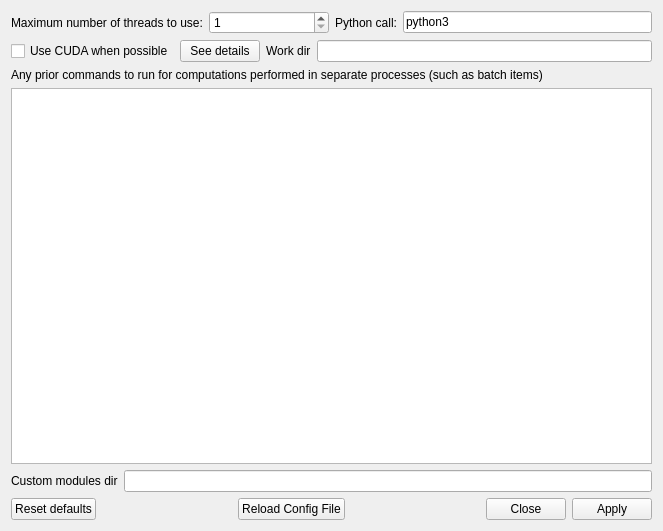
<?xml version="1.0" encoding="UTF-8"?>
<ui version="4.0">
 <class>Form</class>
 <widget class="QWidget" name="Form">
  <property name="geometry">
   <rect>
    <x>0</x>
    <y>0</y>
    <width>663</width>
    <height>531</height>
   </rect>
  </property>
  <property name="maximumSize">
   <size>
    <width>16777215</width>
    <height>16777215</height>
   </size>
  </property>
  <property name="windowTitle">
   <string>Form</string>
  </property>
  <layout class="QVBoxLayout" name="verticalLayout">
   <item>
    <layout class="QHBoxLayout" name="horizontalLayout_4">
     <item>
      <layout class="QHBoxLayout" name="horizontalLayout">
       <item>
        <widget class="QLabel" name="label">
         <property name="text">
          <string>Maximum number of threads to use:</string>
         </property>
        </widget>
       </item>
       <item>
        <widget class="QSpinBox" name="spinBoxThreads">
         <property name="sizePolicy">
          <sizepolicy hsizetype="Expanding" vsizetype="Fixed">
           <horstretch>0</horstretch>
           <verstretch>0</verstretch>
          </sizepolicy>
         </property>
         <property name="minimum">
          <number>1</number>
         </property>
         <property name="maximum">
          <number>999</number>
         </property>
        </widget>
       </item>
      </layout>
     </item>
     <item>
      <layout class="QHBoxLayout" name="horizontalLayout_2">
       <item>
        <widget class="QLabel" name="label_3">
         <property name="text">
          <string>Python call:</string>
         </property>
        </widget>
       </item>
       <item>
        <widget class="QLineEdit" name="lineEditPythonCall">
         <property name="toolTip">
          <string>Depending on how you have installed Mesmerize 
you may wish to call python or python3.
Python3 should work in all circumstances.
In certain situations such as when you have
 installed Mesmerize from a snap there is no 
symbolic link to python3.</string>
         </property>
         <property name="text">
          <string>python3</string>
         </property>
        </widget>
       </item>
      </layout>
     </item>
    </layout>
   </item>
   <item>
    <layout class="QHBoxLayout" name="horizontalLayout_8">
     <item>
      <layout class="QHBoxLayout" name="horizontalLayout_6">
       <item>
        <widget class="QCheckBox" name="checkBoxUseCUDA">
         <property name="text">
          <string>Use CUDA when possible</string>
         </property>
        </widget>
       </item>
       <item>
        <widget class="QPushButton" name="pushButtonCUDAError">
         <property name="text">
          <string>See details</string>
         </property>
        </widget>
       </item>
      </layout>
     </item>
     <item>
      <layout class="QHBoxLayout" name="horizontalLayout_7">
       <item>
        <widget class="QLabel" name="label_5">
         <property name="text">
          <string>Work dir</string>
         </property>
        </widget>
       </item>
       <item>
        <widget class="QLineEdit" name="lineEditWorkDir"/>
       </item>
      </layout>
     </item>
    </layout>
   </item>
   <item>
    <widget class="QLabel" name="label_2">
     <property name="text">
      <string>Any prior commands to run for computations performed in separate processes (such as batch items)</string>
     </property>
    </widget>
   </item>
   <item>
    <widget class="QPlainTextEdit" name="plainTextEditPrefixCommands">
     <property name="sizePolicy">
      <sizepolicy hsizetype="Expanding" vsizetype="Expanding">
       <horstretch>0</horstretch>
       <verstretch>1</verstretch>
      </sizepolicy>
     </property>
     <property name="plainText">
      <string/>
     </property>
    </widget>
   </item>
   <item>
    <layout class="QHBoxLayout" name="horizontalLayout_5">
     <item>
      <widget class="QLabel" name="label_4">
       <property name="text">
        <string>Custom modules dir</string>
       </property>
      </widget>
     </item>
     <item>
      <widget class="QLineEdit" name="lineEditCustomModulesDir"/>
     </item>
    </layout>
   </item>
   <item>
    <layout class="QHBoxLayout" name="horizontalLayout_3">
     <item>
      <widget class="QPushButton" name="pushButtonResetDefaults">
       <property name="text">
        <string>Reset defaults</string>
       </property>
      </widget>
     </item>
     <item>
      <spacer name="horizontalSpacer_2">
       <property name="orientation">
        <enum>Qt::Horizontal</enum>
       </property>
       <property name="sizeHint" stdset="0">
        <size>
         <width>40</width>
         <height>20</height>
        </size>
       </property>
      </spacer>
     </item>
     <item>
      <widget class="QPushButton" name="btnReloadConfigFile">
       <property name="text">
        <string>Reload Config File</string>
       </property>
      </widget>
     </item>
     <item>
      <spacer name="horizontalSpacer">
       <property name="orientation">
        <enum>Qt::Horizontal</enum>
       </property>
       <property name="sizeHint" stdset="0">
        <size>
         <width>40</width>
         <height>20</height>
        </size>
       </property>
      </spacer>
     </item>
     <item>
      <widget class="QPushButton" name="btnClose">
       <property name="text">
        <string>Close</string>
       </property>
      </widget>
     </item>
     <item>
      <widget class="QPushButton" name="btnApply">
       <property name="text">
        <string>Apply</string>
       </property>
      </widget>
     </item>
    </layout>
   </item>
  </layout>
 </widget>
 <tabstops>
  <tabstop>spinBoxThreads</tabstop>
  <tabstop>btnReloadConfigFile</tabstop>
  <tabstop>btnClose</tabstop>
  <tabstop>btnApply</tabstop>
 </tabstops>
 <resources/>
 <connections/>
</ui>
